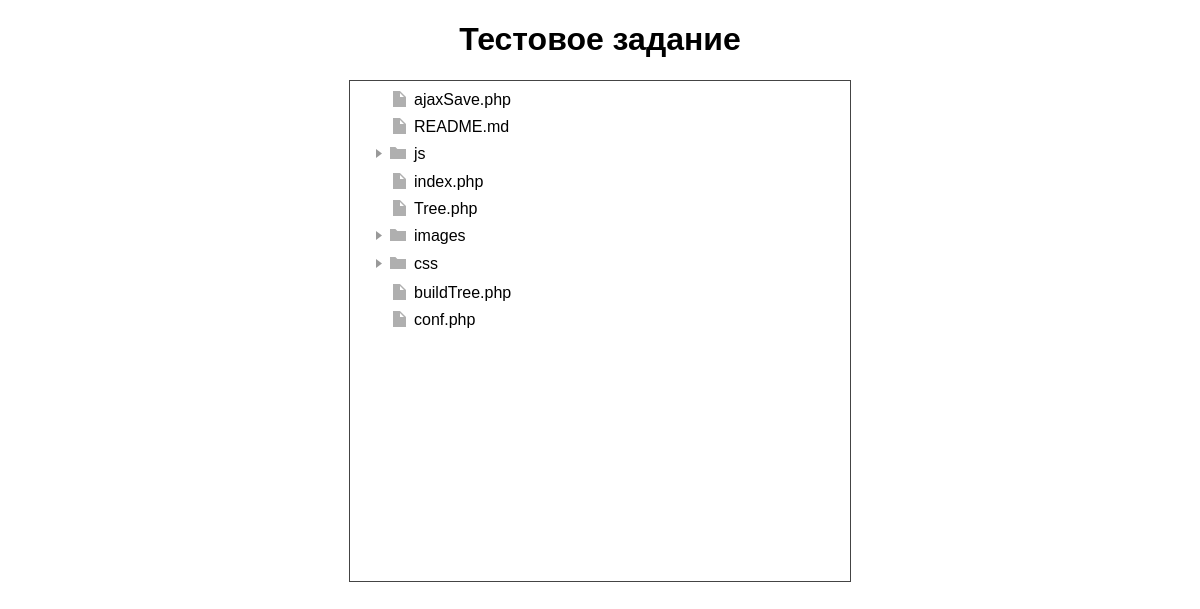
The page / on the database its author committed.
### tables this page shows
CREATE TABLE `tree` (
  `id` int(11) NOT NULL AUTO_INCREMENT,
  `parent_id` int(11) DEFAULT '0',
  `label` varchar(100) DEFAULT NULL,
  `orderBy` int(11) DEFAULT NULL,
  PRIMARY KEY (`id`)
);

### Tree.php (the view, shortened to what this page needs)
<?php
class Tree
{
 	private $tree_array = array();
	function __construct(){
    	global $DBH;
        $STH = $DBH->prepare("SELECT * FROM tree ORDER BY parent_id, orderBy");
		$STH->execute();
		$arr = $STH->fetchAll(PDO::FETCH_ASSOC);
		if (count($arr) != 0)
		{
		    foreach ($arr as $row)
		    {
				$this->tree_array[$row['id']] = array("parent_id" => $row['parent_id'], "label" => $row['label']);
		    }
		}
	}
	public function printTree($array = NULL, $currentParent=0, $currLevel = 0, $prevLevel = -1) {
		if(empty($array)){
			$array = $this->tree_array;
		}
		foreach ($array as $Id => $category) {
			if ($currentParent == $category['parent_id']) {
				if ($currLevel > $prevLevel) echo " <ul ".($currLevel ? 'style="display: none;"' : '')."> \n";
				if ($currLevel == $prevLevel) echo " </li> \n";
				echo '<li id="'.$Id.'"><span>'.$category['label'].'</span>';
				if ($currLevel > $prevLevel) { $prevLevel = $currLevel; }
				$currLevel++;
			 	$this->printTree($array, $Id, $currLevel, $prevLevel);
			 	$currLevel--;
			}
		}
		if ($currLevel == $prevLevel) echo "\n </li> \n </ul> \n";
	}
}

### index.php (shortened to what this page needs)
<!DOCTYPE HTML>
<html>
	<head>
		<link rel="stylesheet" media="screen" type="text/css" href="css/style.css" />
	</head>
<body>
	<?php include_once("db.php"); ?>
	<?php include_once("Tree.php"); ?>
	<h1>Тестовое задание</h1>
	<ul class="tree">
		<li id="0" class="root">
			<?php
				$tree = new Tree;
				$tree->printTree();
			?>
		</li>
	</ul>
</body>
</html>

### css/style.css (style rules this page uses)
body { font-family: Arial; }
h1 { text-align: center; }
.tree { margin:0 auto; padding:0; width: 500px; height:500px; overflow:auto; border: 1px solid #444444; }
.tree li { list-style: none; margin:0; padding:0 0 0 40px; line-height: 17px; }
.tree li span { display:inline-block; clear: left; white-space: nowrap; cursor: pointer; }
.tree ul { margin:0; padding:0; }
.tree .folder-close { margin-left:-16px; background: url('../images/expandable.png') no-repeat #fff; }
.tree .doc { margin-left:-16px; background: url('../images/leaf.png') no-repeat #fff; }
.tree .doc-last { margin-left:-16px; background: url('../images/leaf.png') no-repeat #fff; }
.tree .text { cursor: default; }

### rows shown on the page
tree: parent_id 0 (drawn), label "ajaxSave.php"
tree: parent_id 0 (drawn), label "README.md"
tree: parent_id 0 (drawn), label "index.php"
tree: parent_id 0 (drawn), label "Tree.php"
tree: parent_id 0 (drawn), label "images"
tree: parent_id 0 (drawn), label "css"
tree: parent_id 0 (drawn), label "buildTree.php"
tree: parent_id 0 (drawn), label "conf.php"

### other values the page prints
$category['label'] "js"
